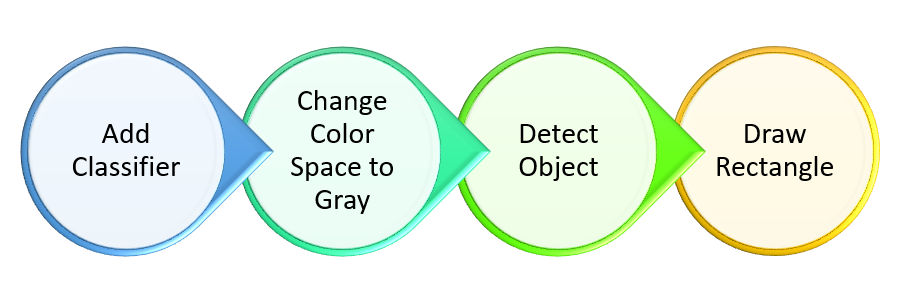
#> input picture Advance/faceandeyeprocess.PNG, 914 x 289 px, given in place of the camera
$ python sketch.py
#> lines starting #> are read from the running program, lines starting #| are printed output that depends on the picture; after the words box and inside, x2 and y2 are one past the last pixel; in counts of white or black regions, pixels touching at a corner belong together
#> further down, frame is the input picture: shape (289, 914, 3); mean B, G, R 232, 243.7, 232.3
import cv2
import numpy as numpy

def creSketch(image):
    img_gray=cv2.cvtColor(image,cv2.COLOR_BGR2GRAY)
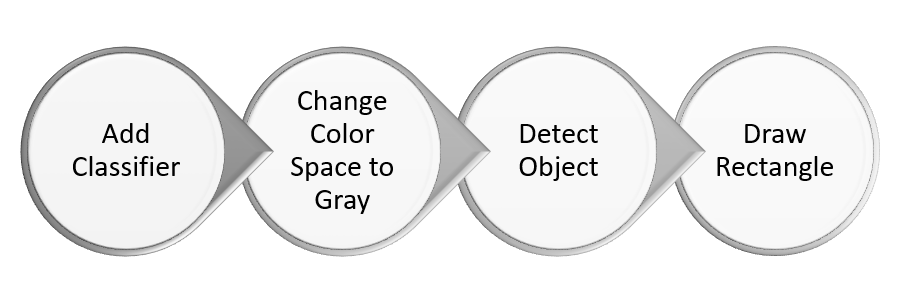
#> img_gray: shape (289, 914); min 0, max 255, mean 239

    img_blur=cv2.GaussianBlur(img_gray,(5,5),0)
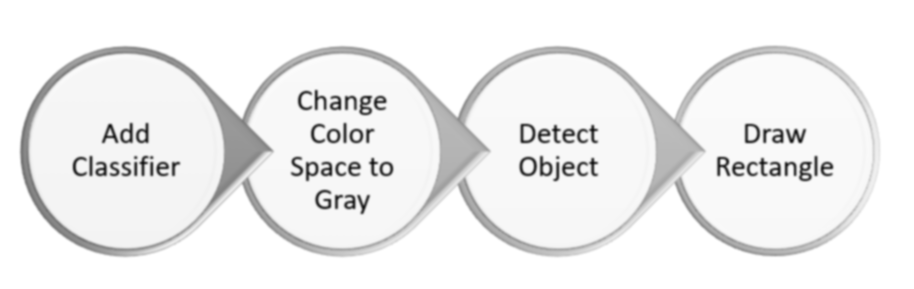
#> img_blur: shape (289, 914); min 23, max 255, mean 239

    cannyedge=cv2.Canny(img_blur,10,70)
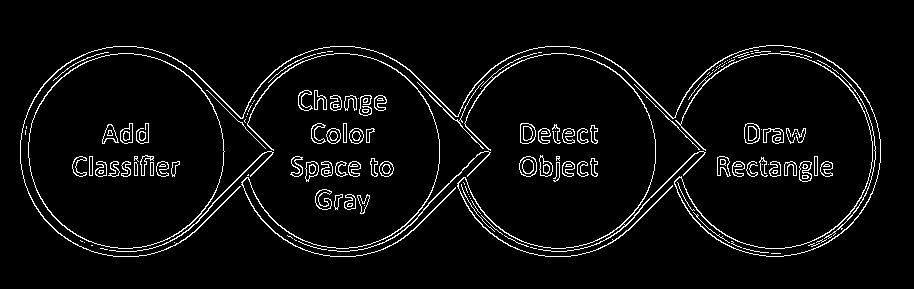
#> cannyedge: shape (289, 914); 4.6% white in thin lines or dots, all inside (x1, y1, x2, y2) = (20, 45, 881, 257)

    ret, mask = cv2.threshold(cannyedge,70,2500,cv2.THRESH_BINARY_INV)
    return mask


capture = cv2.VideoCapture(0)

while True:
    ret, frame = capture.read()
    cv2.imshow('Original', frame)
    cv2.imshow('Sketch',creSketch(frame))

    if cv2.waitKey(1)==13:
#> (key Esc is pressed here)
        break

capture.release()
cv2.destroyAllWindows()

$ run again, on Advance/sketchingprocess.PNG
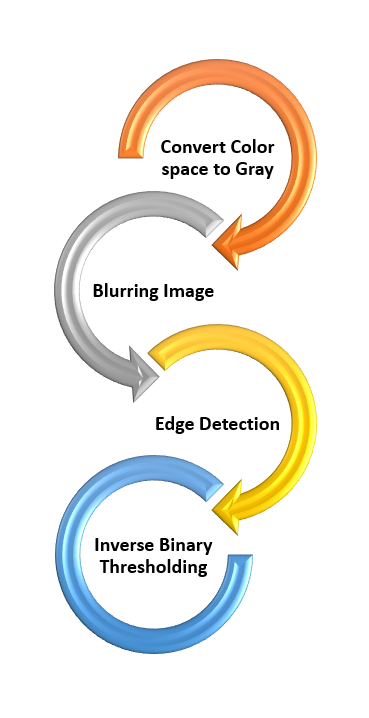
#> input picture Advance/sketchingprocess.PNG, 369 x 718 px, given in place of the camera
#> frame is the input picture: shape (718, 369, 3); mean B, G, R 232.7, 238.5, 240.8
#> in creSketch, `img_blur=cv2.GaussianBlur(img_gray,(5,5),0)`:
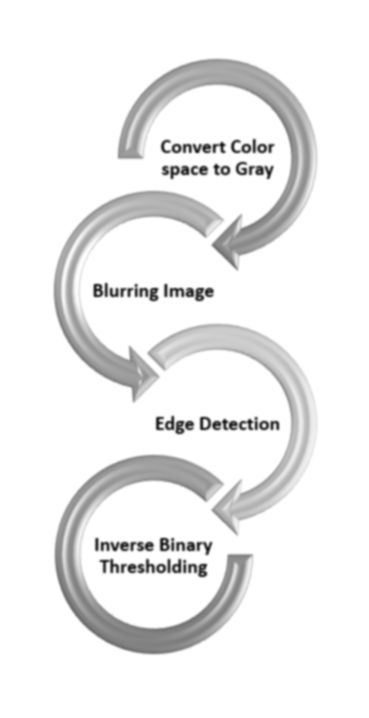
#> img_blur: shape (718, 369); min 25, max 255, mean 238.5
#> in creSketch, `cannyedge=cv2.Canny(img_blur,10,70)`:
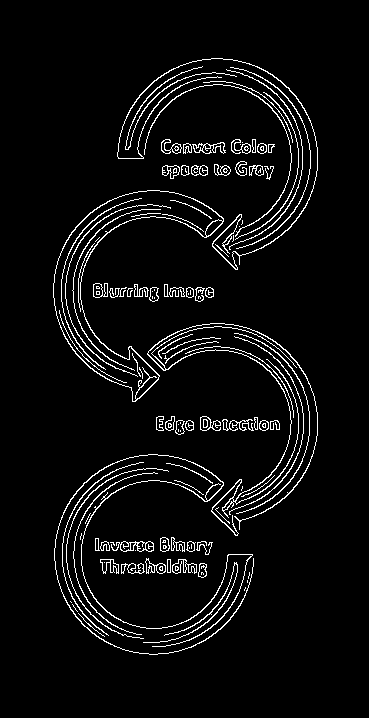
#> cannyedge: shape (718, 369); 5% white in thin lines or dots, all inside (x1, y1, x2, y2) = (53, 58, 318, 655)
